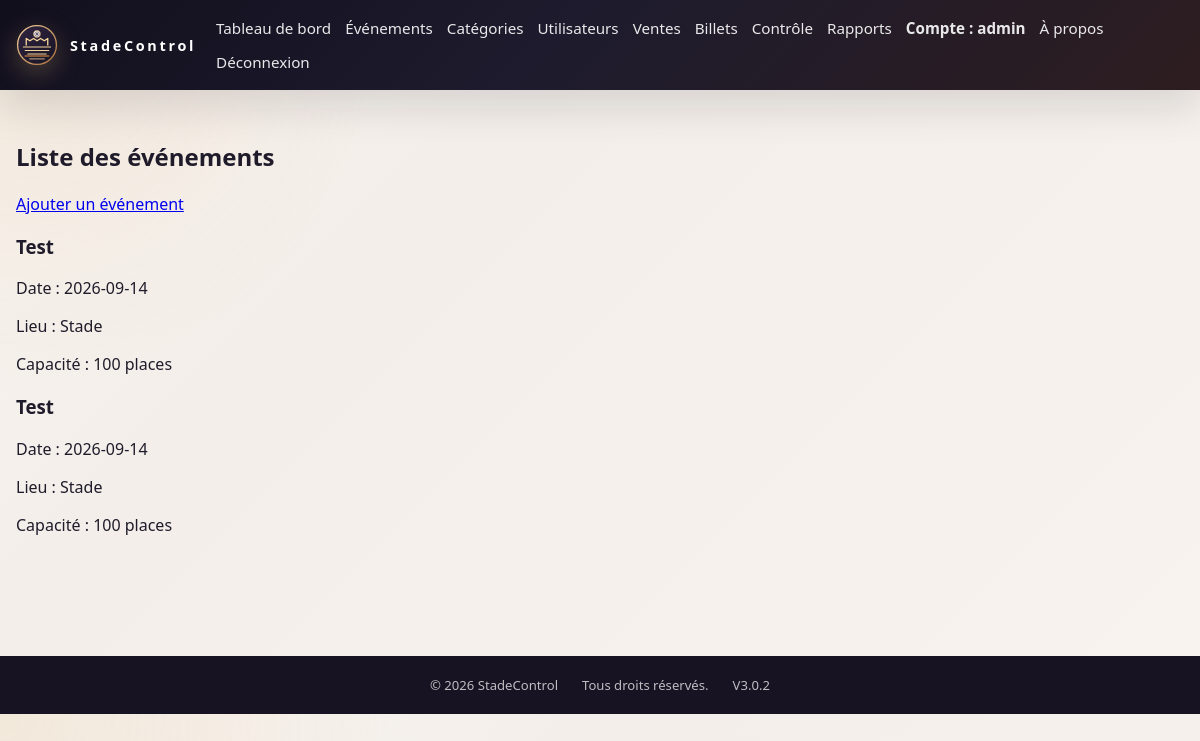
The app's page /evenements (signed in) with its own data.
### app.py (models this page shows)
class User(db.Model):
    id = db.Column(db.Integer, primary_key=True)
    username = db.Column(db.String(80), unique=True, nullable=False)
    password = db.Column(db.String(200), nullable=False)
    role = db.Column(db.String(50), default="admin")
    language = db.Column(db.String(5), default="fr")
    currency = db.Column(db.String(5), default="FC")
    photo = db.Column(db.Text, nullable=True)

class Evenement(db.Model):
    __tablename__ = "evenement"
    id = db.Column(db.Integer, primary_key=True)
    nom = db.Column(db.String(150), nullable=False)
    date = db.Column(db.String(20), nullable=False)
    lieu = db.Column(db.String(150), nullable=False)
    capacite = db.Column(db.Integer, nullable=False)
    description = db.Column(db.Text, default="")
    taux_conversion = db.Column(db.Float, nullable=False, default=2800)
    categories = db.relationship("Categorie", backref="evenement", cascade="all, delete-orphan")
    tickets = db.relationship("Ticket", backref="evenement", cascade="all, delete-orphan")
    ventes = db.relationship("Vente", backref="evenement", cascade="all, delete-orphan")

### app.py (the view)
@app.route("/evenements")
@login_required
@role_required("administrateur", "auditeur")
def evenements():
    liste_evenements = Evenement.query.order_by(Evenement.date).all()
    return render_template("evenements.html", evenements=liste_evenements)

### app.py (called while the page is built)
def current_language():
    return session.get("language", "fr") if session.get("language", "fr") in TRANSLATIONS else "fr"

def translate(key):
    return TRANSLATIONS[current_language()].get(key, key)

def current_currency():
    return session.get("currency", "FC") if session.get("currency", "FC") in ("FC", "USD") else "FC"

@app.context_processor
def inject_preferences():
    return {
        "_": translate,
        "money": money,
        "current_currency": current_currency(),
        "current_language": current_language(),
    }

def login_required(f):
    @wraps(f)
    def decorated_function(*args, **kwargs):
        if "user_id" not in session:
            return redirect(url_for("login"))
        return f(*args, **kwargs)
    return decorated_function

### templates/evenements.html (shortened to what this page needs)
{% extends "base.html" %}
{% block contenu %}
<h2>{{ _('Liste des événements') }}</h2>
<a href="{{ url_for('ajouter_evenement') }}">{{ _('Ajouter un événement') }}</a>
{% for evenement in evenements %}
<article>
    <h3>{{ evenement.nom }}</h3>
    <p>Date : {{ evenement.date }}</p>
    <p>Lieu : {{ evenement.lieu }}</p>
    <p>Capacité : {{ evenement.capacite }} places</p>
</article>
{% else %}
<p>Aucun événement enregistré.</p>
{% endfor %}
{% endblock %}

### templates/base.html (shortened to what this page needs)
<!DOCTYPE html>
<html lang="{{ current_language }}">
<head>
    <link rel="stylesheet" href="{{ url_for('static', filename='css/style.css') }}">
</head>
<body>
    <header class="site-header">
        <div class="container nav-wrap">
            <a href="{{ url_for('index') if not session.get('user_id') else url_for('dashboard') }}" class="brand" aria-label="StadeControl home">
                <img src="{{ url_for('static', filename='img/stade-communal-logo.svg') }}" alt="Logo Stade Communal" class="brand-logo">
                <span class="brand-text">StadeControl</span>
            </a>
            {% if session.get('user_id') %}
            <nav class="main-nav">
                <a href="{{ url_for('dashboard') }}">{{ _('dashboard') }}</a>
                {% if session.get('user_role') in ['administrateur', 'auditeur'] %}
                <a href="{{ url_for('evenements') }}">{{ _('events') }}</a>
                {% endif %}
                {% if session.get('user_role') == 'administrateur' %}
                <a href="{{ url_for('categories') }}">{{ _('categories') }}</a>
                <a href="{{ url_for('users') }}">{{ _('users') }}</a>
                {% endif %}
                {% if session.get('user_role') in ['administrateur', 'vendeur'] %}
                <a href="{{ url_for('ventes') }}">{{ _('sales') }}</a>
                {% endif %}
                <a href="{{ url_for('billets') }}">{{ _('tickets') }}</a>
                {% if session.get('user_role') in ['administrateur', 'auditeur'] %}
                <a href="{{ url_for('controle_entree') }}">{{ _('control') }}</a>
                <a href="{{ url_for('rapports') }}">{{ _('reports') }}</a>
                {% endif %}
                <a href="{{ url_for('account') }}" class="account-link">{{ _('account') }} : {{ session.get('username') }}</a>
                <a href="{{ url_for('a_propos') }}">À propos</a>
                <a href="{{ url_for('logout') }}">{{ _('logout') }}</a>
            </nav>
            {% else %}
            <nav class="main-nav guest-nav">
                <a href="{{ url_for('a_propos') }}">À propos</a>
                <a href="{{ url_for('login') }}">{{ _('login') }}</a>
            </nav>
            {% endif %}
        </div>
    </header>
    <main class="container main-content">
        {% block contenu %}{% endblock %}
    </main>
    <footer class="site-footer">
        <div class="container footer-content">
            <span>© 2026 StadeControl</span>
            <span>Tous droits réservés.</span>
            <span>V3.0.2</span>
        </div>
    </footer>
</body>
</html>

### static/css/style.css (style rules this page uses)
* { box-sizing: border-box; }
:root { --primary: #8b5e3c; --primary-dark: #6f472d; --secondary: #1d1b2d; --bg: #f7f3ef; --surface: #fffdfb; --surface-strong: #f1e7df; --text: #1f1b2a; --muted: #675f69; --border: rgba(111, 71, 45, 0.12); --success: #1d8f62; --warning: #d59a2d; --danger: #c24d4d; --gold: #d4af75; --shadow: 0 18px 40px rgba(25, 19, 29, 0.12); }
body { margin: 0; background: radial-gradient(circle at top left, rgba(212, 175, 117, 0.18), transparent 28%), linear-gradient(135deg, #f9f5f1 0%, #f3eee9 32%, #f8f3ee 100%); color: var(--text); font-family: "Segoe UI", Arial, sans-serif; }
.container { width: min(1200px, calc(100% - 32px)); margin: 0 auto; }
.site-header { background: linear-gradient(135deg, #120f1d 0%, #1d1b2d 46%, #2d1d20 100%); color: white; padding: 18px 0; box-shadow: var(--shadow); }
.brand { display: inline-flex; align-items: center; gap: 12px; color: white; text-decoration: none; font-weight: 700; letter-spacing: 0.12em; }
.brand-text { font-size: 0.9rem; }
.brand-logo { width: 42px; height: 42px; object-fit: contain; filter: drop-shadow(0 8px 12px rgba(212, 175, 117, 0.28)); }
.site-footer { margin-top: 44px; background: #171323; color: rgba(255, 255, 255, 0.72); padding: 20px 0; font-size: 0.82rem; }
.footer-content { display: flex; justify-content: center; flex-wrap: wrap; gap: 14px 24px; }
.nav-wrap { display: flex; align-items: center; justify-content: space-between; gap: 20px; }
.brand { font-weight: 700; font-size: 1.4rem; }
.main-nav { display: flex; flex-wrap: wrap; gap: 14px; }
.main-nav a { color: white; text-decoration: none; opacity: 0.9; font-size: 0.95rem; }
.main-content { padding: 30px 0 60px; }
.account-link { font-weight: 700; }

### records on screen
User: get "admin"
Evenement: nom "Test", date "2026-09-14", lieu "Stade", capacite "100"
Evenement: nom "Test", date "2026-09-14", lieu "Stade", capacite "100"
